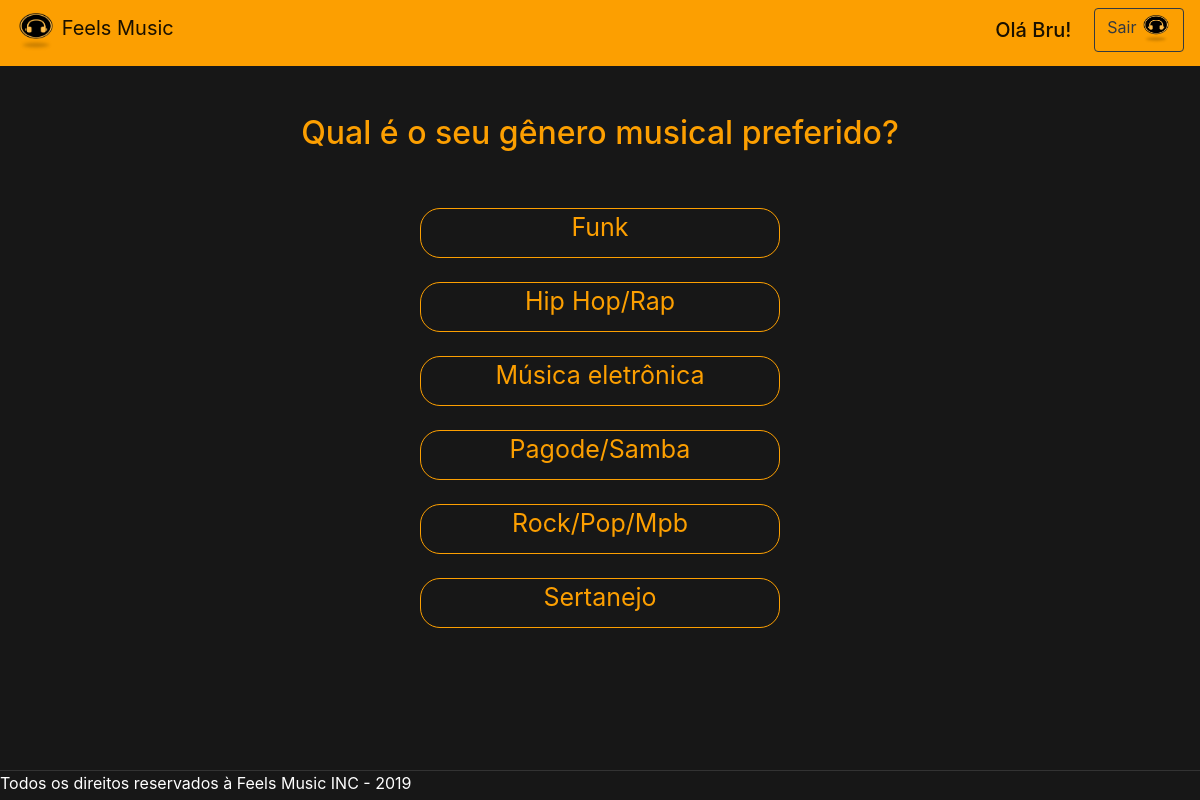
The app's page /pages/pages_usuario/genero.php?codigo=1 (signed in) with its own data.
### tables this page shows
CREATE TABLE IF NOT EXISTS `genero` (
  `idgenero` INT AUTO_INCREMENT NOT NULL,
  `nome` VARCHAR(45) NOT NULL,
  `sentimento_idsentimento` INT NOT NULL,
  PRIMARY KEY (`idgenero`),
  INDEX `fk_genero_sentimento1_idx` (`sentimento_idsentimento` ASC),
  CONSTRAINT `fk_genero_sentimento1`
    FOREIGN KEY (`sentimento_idsentimento`)
    REFERENCES `sentimento` (`idsentimento`)
    ON DELETE NO ACTION
    ON UPDATE NO ACTION);

### pages/pages_usuario/genero.php (the view, shortened to what this page needs)
<link href="//maxcdn.bootstrapcdn.com/bootstrap/4.1.1/css/bootstrap.min.css" rel="stylesheet" id="bootstrap-css">
<link rel="stylesheet" href="../css/main.css">
<?php
$idsentimento = $_GET["codigo"];
$conexao = mysqli_connect("localhost","root","","bancofeelsmusic");
$busca = mysqli_query($conexao,"SELECT * FROM genero WHERE sentimento_idsentimento = $idsentimento");
$arrGenero = mysqli_fetch_all($busca, MYSQLI_ASSOC);
?>
<!DOCTYPE html>
<html lang="en" dir="ltr">
  <head>
    <nav class="navbar navbar-light" style="background-color: #FC9F01;">
      <a class="navbar-brand" href="#">
      <img src="../../assets/imgs/Icon.png" width="40" height="40" class="d-inline-block align-top" alt="">
      Feels Music
      <a href="http://localhost/feels-music/includes/encerrarLogin.php">
      <h3 class="navbar-brand">Olá <?php echo $_SESSION['login'];?>!</h3>
        <button class="btn btn-outline-dark my-2 my-sm-0" type="submit">Sair
          <img src="../../assets/imgs/Icon.png" width="30" height="30" class="d-inline-block align-top" alt="">
        </button>
      </a>
    </nav>
  </head>
  <body>
    <br><br>
    <h2><center>Qual é o seu gênero musical preferido?</center></h2>
    <br><br>
    <?php
    foreach($arrGenero as $chave => $valor){
        echo "<div class='mx-auto linhaGenero'>";
        echo "<a href='player.php?codigo=".$valor["idgenero"]."'>".$valor["nome"]."</a>";
        echo "</div></br>";
    }
    ?>
  </body>
  <footer class="fixar-rodape">
    Todos os direitos reservados à Feels Music INC - 2019
  </footer>
</html>

### css/main.css (style rules this page uses)
body { background-color: #171717; }
footer.fixar-rodape { border-top: 1px solid #333; bottom: 0; left: 0; height: 30px; position: fixed; width: 100%; background: #171717; color: #ffffff; }

### pages/pages_usuario/genero.php (style rules this page uses)
body { background-color: #171717; }
footer.fixar-rodape { border-top: 1px solid #333; bottom: 0; left: 0; height: 30px; position: fixed; width: 100%; background: #171717; color: #ffffff; }
.linhaGenero { background: #171717; color: #0D0D0D; border: #FC9F01; cursor: pointer; border: 1px solid #FC9F01; border-radius: 20px; height: 50px; width: 360px; text-align: center; }
a { color: #FC9F01; text-align: center; font-size: 25px; }
h2 { color: #FC9F01; }

### records on screen
genero: nome "Funk"
genero: nome "Hip Hop/Rap"
genero: nome "Música eletrônica"
genero: nome "Pagode/Samba"
genero: nome "Rock/Pop/Mpb"
genero: nome "Sertanejo"

### other values on screen
$_SESSION['login'] "Bru"
